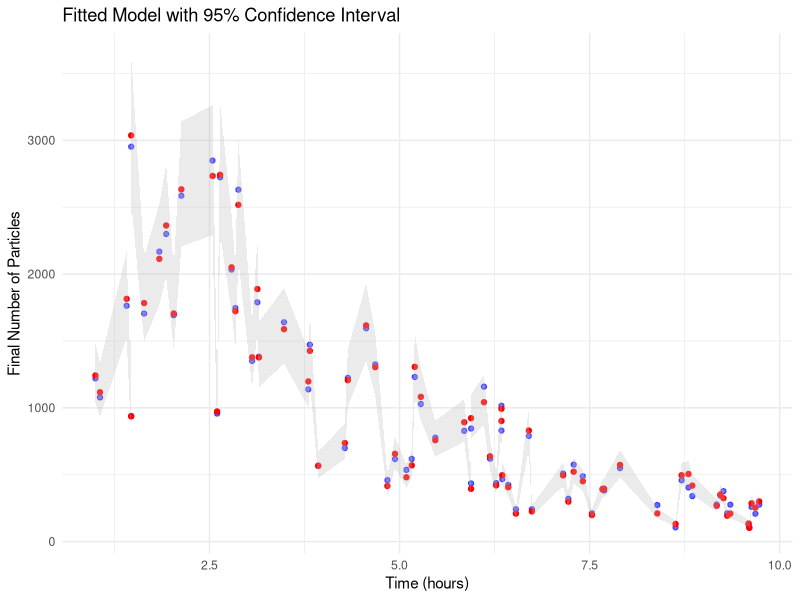
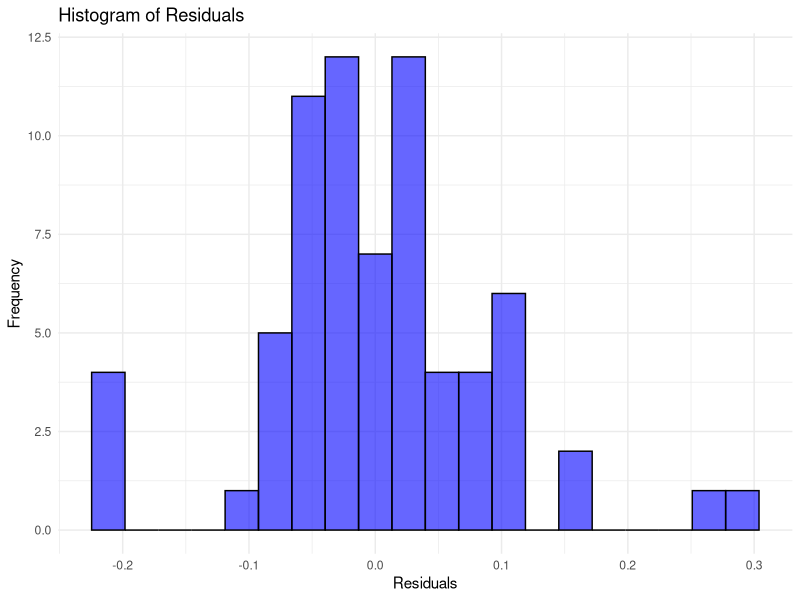
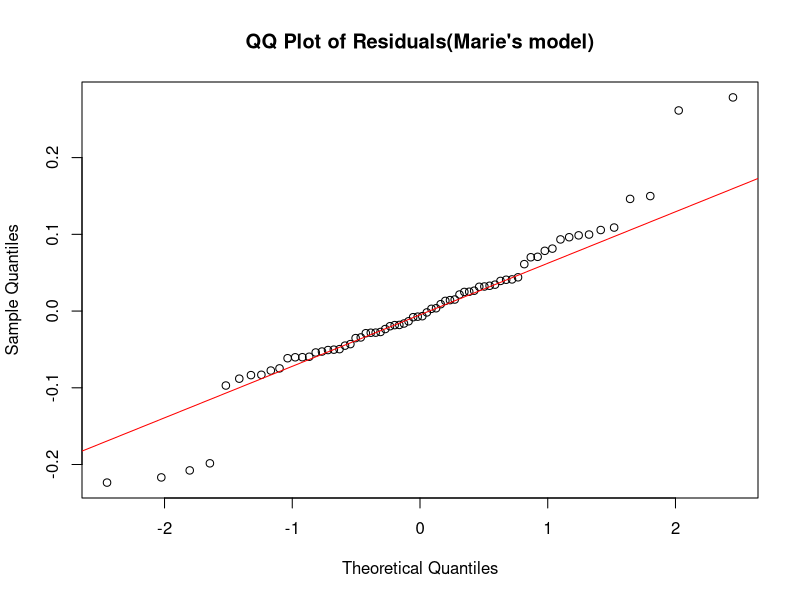
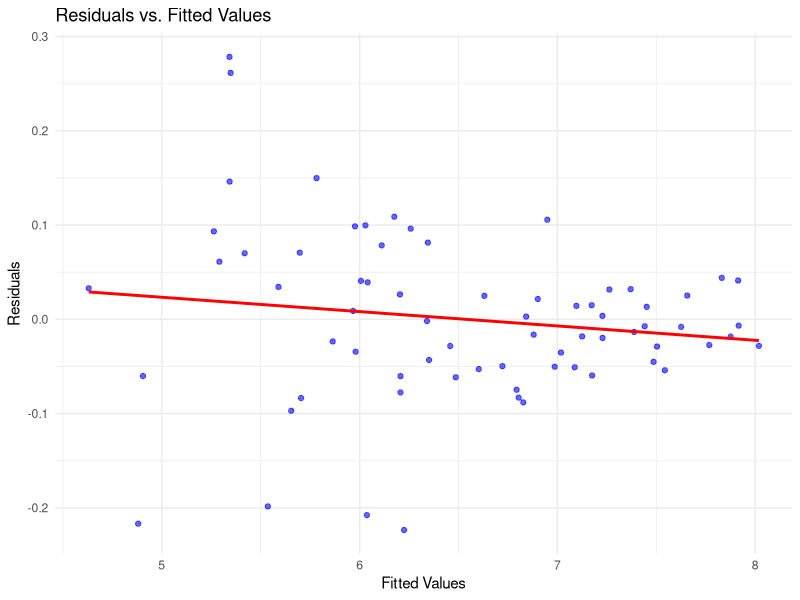

Generate these figures, in order, with R:
## ---- chunk 1
surv <- read.csv("surv.csv")
## ---- chunk 2
neg_log_likelihood <- function(params, ninit, nfin, times) {
  phi1 <- params[1]
  phi2 <- params[2]
  sigma <- exp(params[3])  # Ensure sigma is positive
  
  log_nfin <- log(nfin)
  log_ninit <- log(ninit)
  
  residuals <- log_nfin - (log_ninit + phi1 + phi2 * times)
  
  NLL <- (length(ninit) / 2) * log(2 * pi * sigma^2) + sum(residuals^2) / (2 * sigma^2)
  
  return(NLL)
}

## ---- chunk 3
library(stats)
# Extract columns from the data
ninit <- surv$init
nfin <- surv$fin
times <- surv$times

# Initial parameter guesses
init_params <- c(0, 0, log(1))  # (phi1, phi2, log(sigma))

# Use optim to find MLE estimates
mle_fit <- optim(
  par = init_params, 
  fn = neg_log_likelihood, 
  ninit = ninit, 
  nfin = nfin, 
  times = times, 
  method = "BFGS", 
  hessian = TRUE
)

# Extract estimated parameters
phi1_hat <- mle_fit$par[1]
phi2_hat <- mle_fit$par[2]
sigma_hat <- exp(mle_fit$par[3])  # Convert back from log(sigma)

# Print results
cat("Estimated phi1:", phi1_hat, "\n")
cat("Estimated phi2:", phi2_hat, "\n")
cat("Estimated sigma:", sigma_hat, "\n")

# Print Hessian matrix
print(mle_fit$hessian)
## ---- chunk 4
# Load necessary packages
library(ggplot2)

# Compute fitted values using MLE estimates
log_ninit <- log(ninit)
fitted_log_nfin <- log_ninit + phi1_hat + phi2_hat * times
fitted_nfin <- exp(fitted_log_nfin)  # Convert back from log scale

# Compute standard error of predictions
residuals <- log(surv$fin) - fitted_log_nfin
sigma_hat <- sqrt(sum(residuals^2) / (length(residuals) - 2))  # Estimate sigma

# Compute 95% Confidence Interval
z_score <- qnorm(0.975)  # 1.96 for 95% CI
conf_int <- z_score * sigma_hat
print(sigma_hat)

upper_bound <- exp(fitted_log_nfin + conf_int)
lower_bound <- exp(fitted_log_nfin - conf_int)

# Create a dataframe for plotting
plot_data <- data.frame(
  time = times,
  observed = surv$fin,
  fitted = fitted_nfin,
  lower = lower_bound,
  upper = upper_bound
)

# Plot the fit with confidence intervals
ggplot(plot_data, aes(x = time)) +
  geom_point(aes(y = observed), color = "blue", alpha = 0.6) +  # Observed data points
  geom_point(aes(y = fitted), color = "red") +    # Fitted curve
  geom_ribbon(aes(ymin = lower, ymax = upper), fill = "gray", alpha = 0.3) +  # CI band
  labs(title = "Fitted Model with 95% Confidence Interval",
       x = "Time (hours)",
       y = "Final Number of Particles") +
  theme_minimal()

## ---- chunk 5
# Load necessary packages
library(ggplot2)
library(car)  # For Durbin-Watson test

# Compute residuals
residuals <- log(surv$fin) - (log(surv$init) + phi1_hat + phi2_hat * surv$times)

# --- 1. Normality Checks ---
# Histogram of residuals
ggplot(data.frame(residuals), aes(x = residuals)) +
  geom_histogram(color = "black", fill = "blue", bins = 20, alpha = 0.6) +
  labs(title = "Histogram of Residuals", x = "Residuals", y = "Frequency") +
  theme_minimal()

# QQ-plot of residuals
qqnorm(residuals, main = "QQ Plot of Residuals(Marie's model)")
qqline(residuals, col = "red")

# Shapiro-Wilk test for normality
shapiro.test(residuals)  # p-value < 0.05 suggests non-normality

# --- 2. Homoscedasticity Check ---
# Residuals vs. Fitted Values
fitted_values <- log(surv$init) + phi1_hat + phi2_hat * surv$times

ggplot(data.frame(fitted_values, residuals), aes(x = fitted_values, y = residuals)) +
  geom_point(color = "blue", alpha = 0.6) +
  geom_smooth(method = "lm", color = "red", se = FALSE) +
  labs(title = "Residuals vs. Fitted Values", x = "Fitted Values", y = "Residuals") +
  theme_minimal()

# --- 3. Autocorrelation Check ---
# Durbin-Watson test for residual correlation
durbinWatsonTest(residuals)

## ---- chunk 6
# Extract standard error of phi1 from Hessian matrix
se_phi1 <- sqrt(solve(mle_fit$hessian)[1, 1])  # Variance of phi1 is first diagonal element

# Compute Wald test statistic
Z_phi1 <- phi1_hat / se_phi1

# Compute two-tailed p-value
p_value <- 2 * (1 - pnorm(abs(Z_phi1)))

# Print results
cat("Wald Test Statistic for H0: phi1 = 0:", Z_phi1, "\n")
cat("p-value:", p_value, "\n")

# Decision
if (p_value < 0.05) {
  cat("Reject H0: phi1 is significantly different from 0. Pierre's claim is not supported.\n")
} else {
  cat("Fail to reject H0: No significant evidence against Pierre's claim.\n")
}

## ---- chunk 7
# Load data (assuming surv dataset is already loaded)
n_init <- surv$init   # Initial number of particles
n_fin  <- surv$fin    # Final number of particles
times  <- surv$times  # Time elapsed

# Negative Log-Likelihood function
neg_log_likelihood <- function(params, n_init, n_fin, times) {
  theta1 <- params[1]
  theta2 <- params[2]
  sigma  <- exp(params[3])  # Ensure positivity by exponentiation
  
  if (theta1 < 0 || sigma <= 0) return(Inf)  # Constraints
  
  # Compute predicted values
  predicted <- n_init * (theta1 * exp(-theta2 * times))
  
  # Compute residuals
  residuals <- (n_fin / n_init) - (theta1 * exp(-theta2 * times))
  
  # Compute Negative Log-Likelihood
  N <- length(n_init)
  nll <- (N / 2) * log(2 * pi * sigma^2) + sum((residuals^2) / (2 * sigma^2))
  
  return(nll)
}

# Initial parameter guesses (can be refined using Q1 estimates)
init_params <- c(1, 0.1, log(sd(n_fin / n_init)))  # Log transformation ensures sigma > 0

# Optimization using BFGS method
fit <- optim(
  par = init_params, 
  fn = neg_log_likelihood, 
  n_init = n_init, 
  n_fin = n_fin, 
  times = times, 
  method = "BFGS", 
  hessian = TRUE
)

# Extract parameter estimates
theta1_hat <- fit$par[1]
theta2_hat <- fit$par[2]
sigma_hat  <- exp(fit$par[3])  # Undo log transformation

# Print results
cat("Estimated parameters:\n")
cat("θ1 =", theta1_hat, "\n")
cat("θ2 =", theta2_hat, "\n")
cat("σ =", sigma_hat, "\n")

# Store Hessian matrix for confidence intervals
hessian_matrix <- fit$hessian

